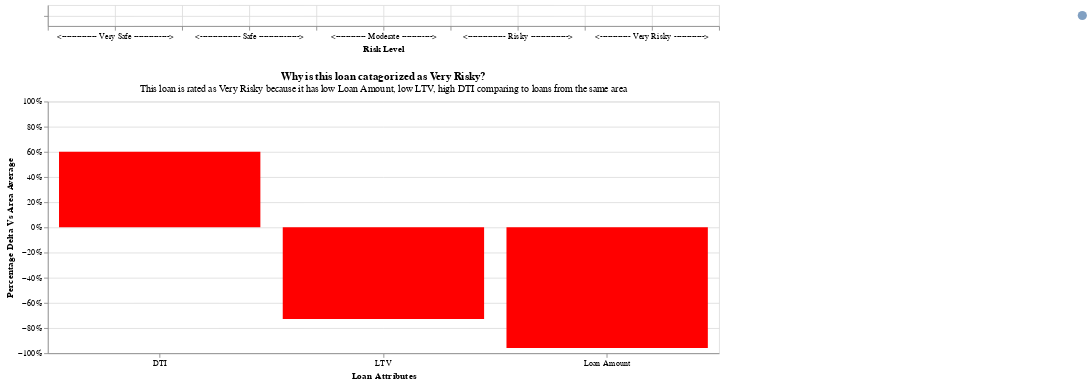

The notebook cell saved with this chart:
### Code cell
dlqr.combined

### Figure 1 — Vega-Lite specification as saved in the notebook (floating-point values rounded to 4 significant figures)
{"config": {"view": {"continuousWidth": 300, "continuousHeight": 300}}, "vconcat": [{"data": {"name": "data-f8d1392fd045e4ac791251c19e11767f"}, "mark": {"type": "circle", "size": 120}, "encoding": {"x": {"axis": {"labelExpr": "\n            datum.value == -1 ? '<-------------- Very Safe -------------->' : \n            datum.value == -0.5 ? '<---------------- Safe ---------------->' : \n            datum.value == 0 ? '<------------ Moderate ------------>':\n            datum.value == 0.5 ? '<--------------- Risky --------------->':\n            datum.value == 1 ? '<------------ Very Risky ------------>'\n            :''\n            ", "values": [-1.25, -1, -0.75, -0.5, -0.25, 0, 0.25, 0.5, 0.75, 1, 1.25]}, "field": "x", "scale": {"domain": [-1.25, 1.25]}, "title": "Risk Level", "type": "quantitative"}, "y": {"axis": {"labels": false}, "field": "y", "scale": {"domain": [-0.01, 0.01]}, "title": "", "type": "quantitative"}}, "height": 25, "width": 800}, {"data": {"name": "data-130f5686e37cf1368bf96751a5eda972"}, "mark": {"type": "bar"}, "encoding": {"color": {"condition": {"test": "datum.directions", "value": "green"}, "value": "red"}, "x": {"axis": {"labelAngle": 0}, "field": "labels", "title": "Loan Attributes", "type": "nominal"}, "y": {"axis": {"format": "%"}, "field": "values", "scale": {"domain": [-1, 1]}, "title": "Percentage Delta Vs Area Average", "type": "quantitative"}}, "height": 300, "title": {"text": "Why is this loan catagorized as Very Risky?", "subtitle": ["\n            This loan is rated as Very Risky because it has low Loan Amount, low LTV, high DTI comparing to loans from the same area\n            "]}, "width": 800}], "$schema": "https://vega.github.io/schema/vega-lite/v5.8.0.json", "datasets": {"data-f8d1392fd045e4ac791251c19e11767f": [{"x": 2.603, "y": 0}], "data-130f5686e37cf1368bf96751a5eda972": [{"labels": "Loan Amount", "values": -0.9588, "directions": false}, {"labels": "LTV", "values": -0.7286, "directions": false}, {"labels": "DTI", "values": 0.6006, "directions": false}]}}
